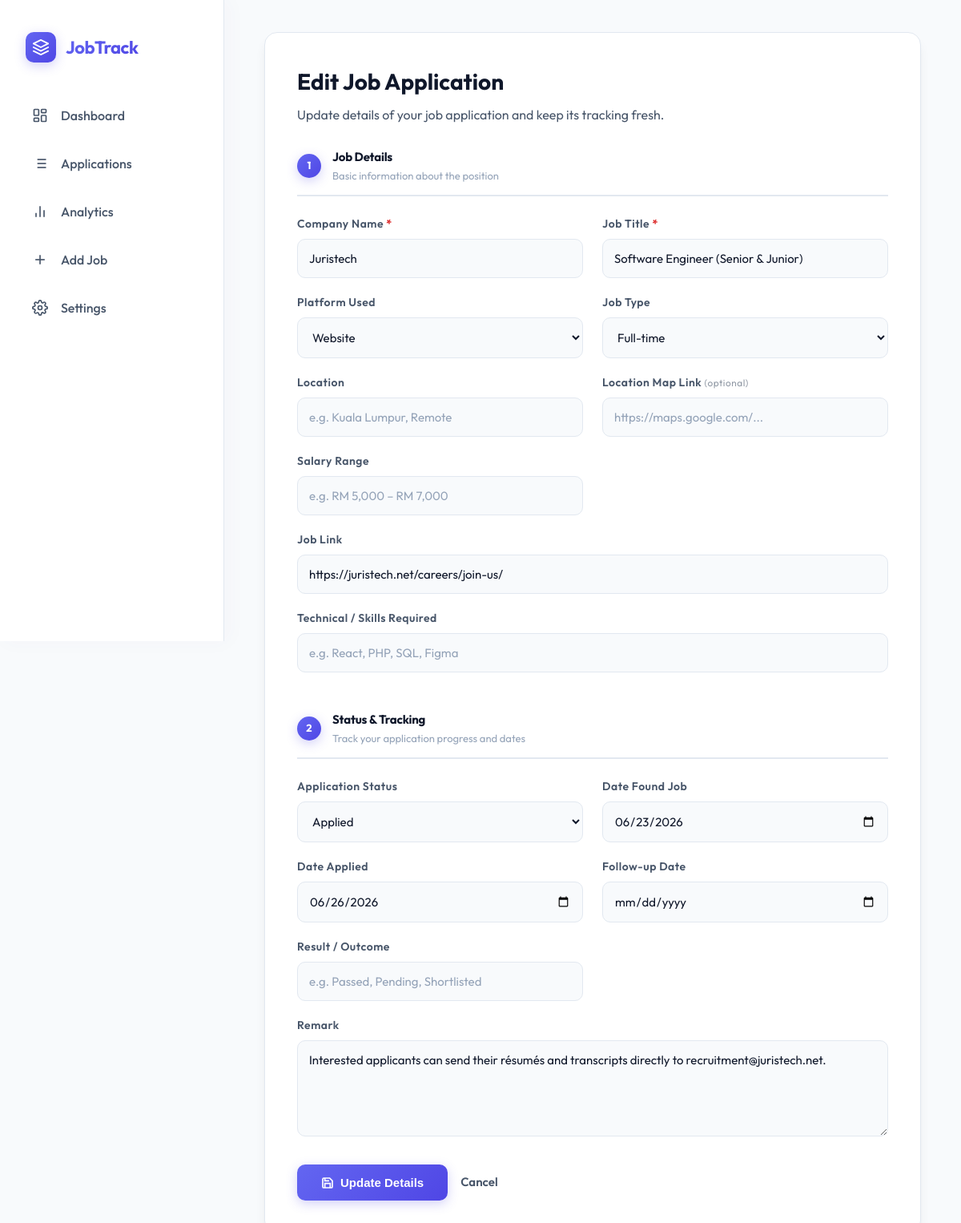
Page /app/edit.php?id=152&back=index.php?view=applications&status=Applied on the committed database.
### tables this page shows
CREATE TABLE applications (
            id INTEGER PRIMARY KEY AUTOINCREMENT,
            job_title TEXT NOT NULL,
            company TEXT NOT NULL,
            platform TEXT,
            date_applied TEXT,
            status TEXT DEFAULT 'Applied',
            notes TEXT,
            created_at DATETIME DEFAULT CURRENT_TIMESTAMP
        , date_found TEXT, job_type TEXT, location TEXT, salary_range TEXT, job_link TEXT, remark TEXT, follow_up_date TEXT, interview_date TEXT, result TEXT, technical_skills TEXT, assessment_status TEXT DEFAULT 'None', assessment_type TEXT, assessment_deadline TEXT, assessment_link TEXT, assessment_notes TEXT, interview_location TEXT, assessment_platform TEXT, location_link TEXT, interview_location_link TEXT);

### app/edit.php (the view, shortened to what this page needs)
<?php
include 'db.php';
$id = isset($_GET['id']) ? (int)$_GET['id'] : 0;
$back = 'index.php';
if (isset($_GET['back'])) {
    $parsed = parse_url($_GET['back']);
    if (empty($parsed['host']) && (strpos($parsed['path'], 'index.php') !== false || empty($parsed['path']))) {
        $back = $_GET['back'];
    }
}
$stmt = $pdo->prepare("SELECT * FROM applications WHERE id = ?");
$stmt->execute([$id]);
$app = $stmt->fetch(PDO::FETCH_ASSOC);
$platform_options = ['JobStreet', 'LinkedIn', 'Website', 'MyFutureJobs'];
$platform_select_val = '';
if (!empty($app['platform'])) {
    if (in_array($app['platform'], $platform_options)) {
        $platform_select_val = $app['platform'];
    } else {
        $platform_select_val = 'Other';
        $platform_other_val = $app['platform'];
        $show_other = true;
    }
}
?>
<!DOCTYPE html>
<html lang="en">
<head>
    <link rel="stylesheet" href="style.css?v=1.2.0">
</head>
<body>
    <div class="layout">
        <aside class="sidebar">
            <div class="sidebar-logo">
                <div class="sidebar-logo-icon">
                    <svg viewBox="0 0 24 24">
                        <path d="M12 2L2 7l10 5 10-5-10-5zM2 17l10 5 10-5M2 12l10 5 10-5" stroke="white" stroke-width="2" stroke-linecap="round" stroke-linejoin="round" fill="none"/>
                    </svg>
                </div>
                <h2>JobTrack</h2>
            </div>
            <ul class="sidebar-menu">
                <li class="sidebar-menu-item">
                    <a href="index.php?view=dashboard">
                        <svg viewBox="0 0 24 24"><rect x="3" y="3" width="7" height="9" rx="1"></rect><rect x="14" y="3" width="7" height="5" rx="1"></rect><rect x="14" y="12" width="7" height="9" rx="1"></rect><rect x="3" y="16" width="7" height="5" rx="1"></rect></svg>
                        Dashboard
                    </a>
                </li>
                <li class="sidebar-menu-item">
                    <a href="index.php?view=applications">
                        <svg viewBox="0 0 24 24"><line x1="8" y1="6" x2="21" y2="6"></line><line x1="8" y1="12" x2="21" y2="12"></line><line x1="8" y1="18" x2="21" y2="18"></line><line x1="3" y1="6" x2="3.01" y2="6"></line><line x1="3" y1="12" x2="3.01" y2="12"></line><line x1="3" y1="18" x2="3.01" y2="18"></line></svg>
                        Applications
                    </a>
                </li>
                <li class="sidebar-menu-item">
                    <a href="index.php?view=analytics">
                        <svg viewBox="0 0 24 24"><line x1="18" y1="20" x2="18" y2="10"></line><line x1="12" y1="20" x2="12" y2="4"></line><line x1="6" y1="20" x2="6" y2="14"></line></svg>
                        Analytics
                    </a>
                </li>
                <li class="sidebar-menu-item">
                    <a href="add.php">
                        <svg viewBox="0 0 24 24"><line x1="12" y1="5" x2="12" y2="19"></line><line x1="5" y1="12" x2="19" y2="12"></line></svg>
                        Add Job
                    </a>
                </li>
                <li class="sidebar-menu-item">
                    <a href="settings.php">
                        Settings
                    </a>
                </li>
            </ul>
        </aside>
        <main class="main">
            <div class="form-container">
                <h1>Edit Job Application</h1>
                <p class="muted">Update details of your job application and keep its tracking fresh.</p>
                <form method="POST" action="edit.php?id=<?= $id ?>&back=<?= urlencode($back) ?>">
                    <div class="form-grid">
                        <div class="form-section-header">
                            <span class="form-section-number">1</span>
                            <div>
                                <div class="form-section-title">Job Details</div>
                                <div class="form-section-subtitle">Basic information about the position</div>
                            </div>
                        </div>
                        <div class="form-group">
                            <label>Company Name <span class="required-star">*</span></label>
                            <input type="text" name="company" required value="<?= htmlspecialchars($app['company']) ?>" placeholder="e.g. Google, Stripe, Canva">
                        </div>
                        <div class="form-group">
                            <label>Job Title <span class="required-star">*</span></label>
                            <input type="text" name="job_title" required value="<?= htmlspecialchars($app['job_title']) ?>" placeholder="e.g. Senior Software Engineer">
                        </div>
                        <div class="form-group">
                            <label>Platform Used</label>
                            <select name="platform_select" id="platform_select" onchange="togglePlatformOther(this)">
                                <?php foreach ($platform_options as $option): ?>
                                    <option value="<?= $option ?>" <?= $platform_select_val === $option ? 'selected' : '' ?>><?= $option ?></option>
                                <?php endforeach; ?>
                            </select>
                        </div>
                        <div class="form-group">
                            <label>Job Type</label>
                            <select name="job_type">
                                <?php
                                $types = ['Full-time', 'Part-time', 'Internship', 'Contract', 'Remote', 'Hybrid'];
                                foreach ($types as $type): ?>
                                    <option <?= $app['job_type'] === $type ? 'selected' : '' ?>><?= $type ?></option>
                                <?php endforeach; ?>
                            </select>
                        </div>
                        <div class="form-group">
                            <label>Location</label>
                            <input type="text" name="location" value="<?= htmlspecialchars($app['location'] ?: '') ?>" placeholder="e.g. Kuala Lumpur, Remote">
                        </div>
                        <div class="form-group">
                            <label>Location Map Link <span style="font-weight:400;opacity:.6;font-size:.85em;">(optional)</span></label>
                            <input type="url" name="location_link" value="<?= htmlspecialchars($app['location_link'] ?? '') ?>" placeholder="https://maps.google.com/...">
                        </div>
                        <div class="form-group">
                            <label>Salary Range</label>
                            <input type="text" name="salary_range" value="<?= htmlspecialchars($app['salary_range'] ?: '') ?>" placeholder="e.g. RM 5,000 – RM 7,000">
                        </div>
                        <div class="form-group full-width">
                            <label>Job Link</label>
                            <input type="url" name="job_link" value="<?= htmlspecialchars($app['job_link'] ?: '') ?>" placeholder="https://...">
                        </div>
                        <div class="form-group full-width">
                            <label>Technical / Skills Required</label>
                            <input type="text" name="technical_skills" value="<?= htmlspecialchars($app['technical_skills'] ?: '') ?>" placeholder="e.g. React, PHP, SQL, Figma">
                        </div>
                        <div class="form-section-header">
                            <span class="form-section-number">2</span>
                            <div>
                                <div class="form-section-title">Status &amp; Tracking</div>
                                <div class="form-section-subtitle">Track your application progress and dates</div>
                            </div>
                        </div>
                        <div class="form-group">
                            <label>Application Status</label>
                            <select name="status" id="app_status" onchange="toggleStatusFields()">
                                <?php
                                $statuses = ['Applied', 'Pending', 'Viewed Application', 'Interview', 'Assessment', 'Rejected', 'Offered', 'Expired', 'Unlikely to Progress Further'];
                                foreach ($statuses as $stat): ?>
                                    <option <?= $app['status'] === $stat ? 'selected' : '' ?>><?= $stat ?></option>
                                <?php endforeach; ?>
                            </select>
                        </div>
                        <div class="form-group">
                            <label>Date Found Job</label>
                            <input type="date" name="date_found" value="<?= htmlspecialchars($app['date_found'] ?: '') ?>">
                        </div>
                        <div class="form-group">
                            <label>Date Applied</label>
                            <input type="date" name="date_applied" value="<?= htmlspecialchars($app['date_applied'] ?: '') ?>">
                        </div>
                        <div class="form-group">
                            <label>Follow-up Date</label>
                            <input type="date" name="follow_up_date" value="<?= htmlspecialchars($app['follow_up_date'] ?: '') ?>">
                        </div>
                        <div class="form-group">
                            <label>Result / Outcome</label>
                            <input type="text" name="result" value="<?= htmlspecialchars($app['result'] ?: '') ?>" placeholder="e.g. Passed, Pending, Shortlisted">
                        </div>
                        <div class="form-group full-width">
                            <label>Remark</label>
                            <textarea name="remark" placeholder="Example: HR contacted regarding portfolio, follow up on Friday..."><?= htmlspecialchars($app['remark'] ?: '') ?></textarea>
                        </div>
                    </div>
                    <div class="form-actions">
                        <button type="submit" class="btn">
                            <svg viewBox="0 0 24 24" width="16" height="16" fill="none" stroke="currentColor" stroke-width="2.5"><path d="M19 21H5a2 2 0 0 1-2-2V5a2 2 0 0 1 2-2h11l5 5v11a2 2 0 0 1-2 2z"/><polyline points="17 21 17 13 7 13 7 21"/><polyline points="7 3 7 8 15 8"/></svg>
                            Update Details
                        </button>
                        <a href="<?= htmlspecialchars($back) ?>" class="back">Cancel</a>
                    </div>
                </form>
            </div>
        </main>
    </div>
</body>
</html>

### rows in the picture
applications: company "Juristech", job_title "Software Engineer (Senior & Junior)", platform_select "Website", job_type "Full-time", job_link "https://juristech.net/careers/join-us/", status "Applied", date_found "06/23/2026", date_applied "06/26/2026", remark "Interested applicants can send their résumés and transcripts directly to recruitment@juristech.net."
